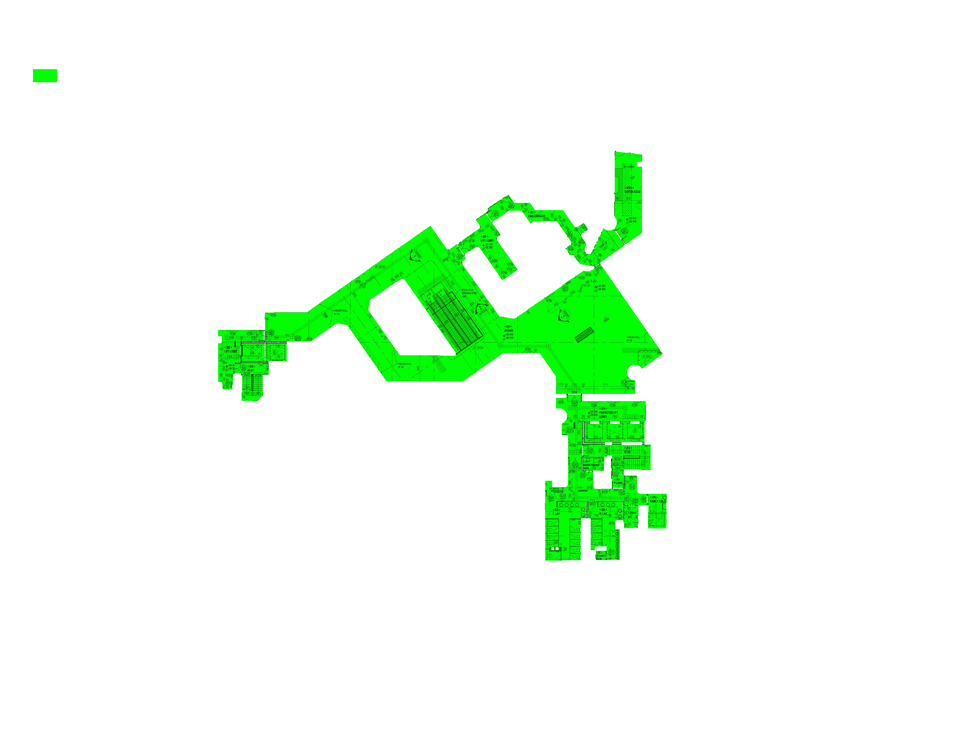
#> input picture output/green_only_Step1.png, 956 x 738 px, shrunk from 3300 x 2550 before the run
$ python process.py ../output/green_only_Step1.png out.png
#> lines starting #> are read from the running program, lines starting #| are printed output that depends on the picture; after the words box and inside, x2 and y2 are one past the last pixel; in counts of white or black regions, pixels touching at a corner belong together
#> further down, img is the input picture: shape (738, 956, 3); mean B, G, R 237.3, 253.4, 237.3
### src/keep_Green.py
# [88 lines of commented-out code are left out]
import cv2
import numpy as np

def keepGreen(img):

    hsv = cv2.cvtColor(img, cv2.COLOR_BGR2HSV)
#> hsv: shape (738, 956, 3); mean H, S, V 4.9, 17.6, 253.4

    # Ignore white, gray, black
    valid_mask = (
        (hsv[:, :, 1] > 50) &
        (hsv[:, :, 2] > 50)
    )
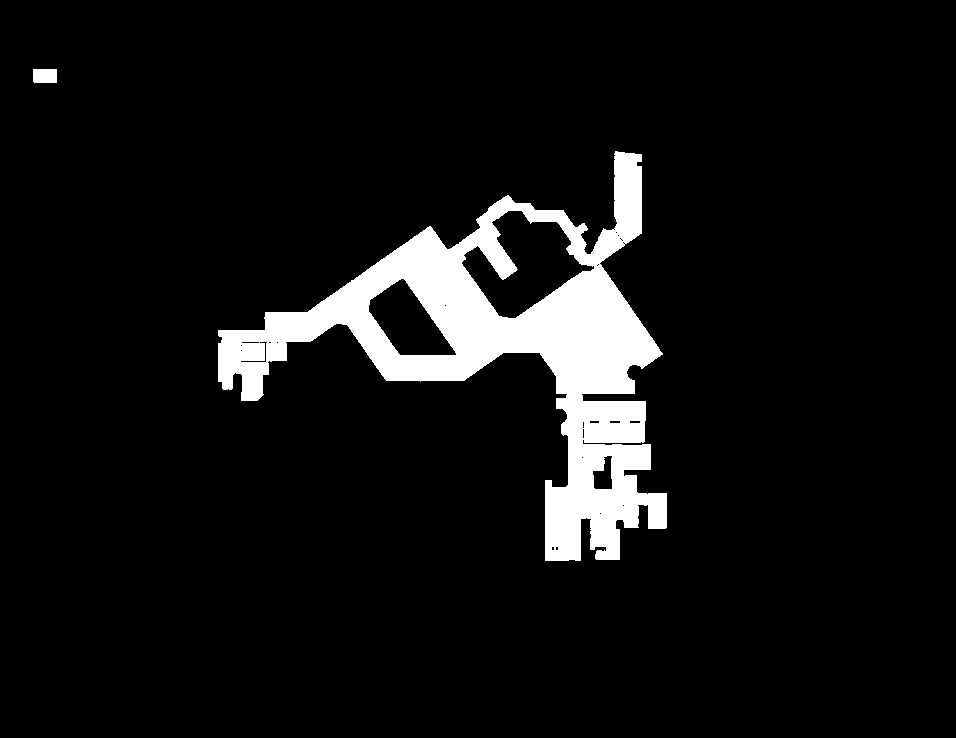
#> valid_mask: shape (738, 956) bool; 7.2% white; 2 white regions, box (x1, y1, x2, y2) and area: (218, 151, 667, 561) 50778, (33, 69, 57, 83) 335

    hues = hsv[:, :, 0][valid_mask]

    if len(hues) == 0:
        return np.full_like(img, 255)

    # Find color with largest coverage
    hist = np.bincount(hues.astype(np.uint8))
#> hist = 156 values, max 46195 at index 60, min 0 at index 0, mean 327.6

    dominant_hue = np.argmax(hist)
#> dominant_hue = 60

    print(f"Dominant Hue = {dominant_hue}")
#| Dominant Hue = 60

    # Create mask for only that color
    hue_tolerance = 1

    lower_hue = max(0, dominant_hue - hue_tolerance)
#> lower_hue = 59
    upper_hue = min(179, dominant_hue + hue_tolerance)
#> upper_hue = 61

    dominant_mask = cv2.inRange(
        hsv,
        np.array([lower_hue, 50, 50]),
        np.array([upper_hue, 255, 255])
    )
#> dominant_mask: shape (738, 956); 7.2% white; 2 white regions, box (x1, y1, x2, y2) and area: (218, 151, 667, 561) 50522, (33, 69, 57, 83) 335

    # Clean up noise
    kernel = np.ones((5, 5), np.uint8)

    dominant_mask = cv2.morphologyEx(
        dominant_mask,
        cv2.MORPH_CLOSE,
        kernel,
        iterations=2
    )
#> dominant_mask: shape (738, 956); 7.4% white; 2 white regions, box (x1, y1, x2, y2) and area: (218, 151, 667, 561) 52214, (33, 69, 57, 83) 335

    # Find connected regions of that color
    num_labels, labels, stats, _ = cv2.connectedComponentsWithStats(
        dominant_mask,
        connectivity=8
    )
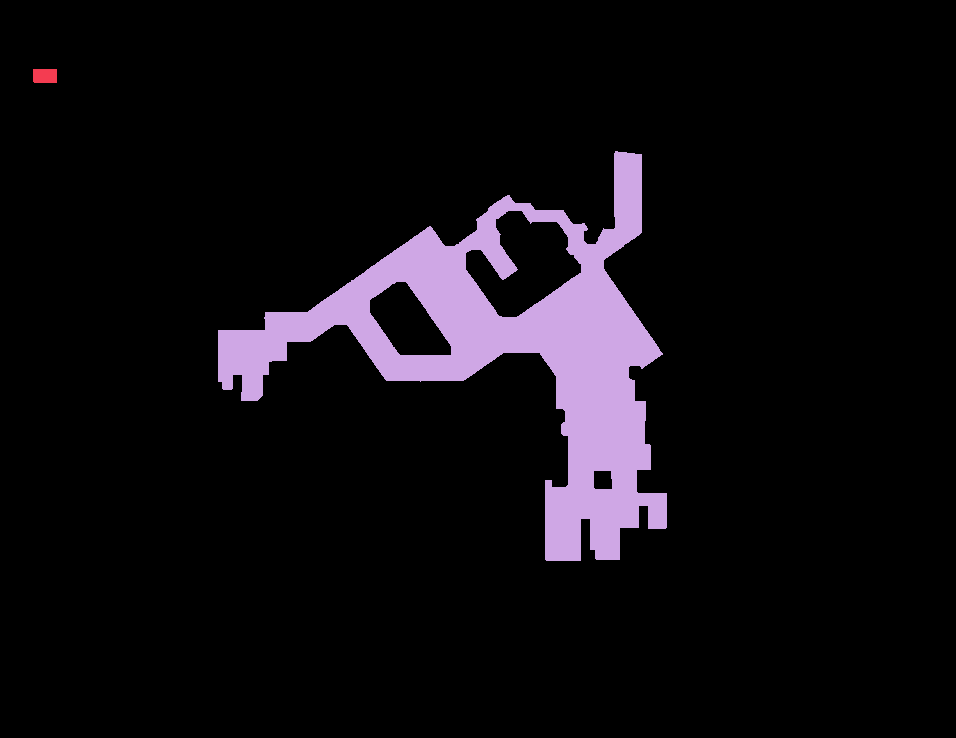
#> labels: shape (738, 956) int32; 3 distinct labels, from 0 to 2; one colour per label, 0 black
#> num_labels = 3; stats = [[0, 0, 956, 738, 652979], [33, 69, 24, 14, 335], [218, 151, 449, 410, 52214]]

    if num_labels <= 1:
        return np.full_like(img, 255)

    # Keep ONLY the largest connected region
    largest_label = 1 + np.argmax(
        stats[1:, cv2.CC_STAT_AREA]
    )
#> largest_label = 2

    largest_mask = np.zeros_like(dominant_mask)

    largest_mask[labels == largest_label] = 255

    print(
        "Largest Area =",
        stats[largest_label, cv2.CC_STAT_AREA]
    )
#| Largest Area = 52214

    # Create output image
    result = np.full_like(img, 255)

    result[largest_mask > 0] = img[largest_mask > 0]

    return result
    # return result, dominant_hue

### src/solid_Green.py
# # green_fill.py

# import cv2
# import numpy as np

# def solidGreen(img):

#     hsv = cv2.cvtColor(
#         img,
#         cv2.COLOR_BGR2HSV
#     )

#     lower_green = np.array([35, 80, 80])
#     upper_green = np.array([85, 255, 255])

#     green_mask = cv2.inRange(
#         hsv,
#         lower_green,
#         upper_green
#     )

#     kernel = np.ones((15,15), np.uint8)

#     filled_mask = cv2.morphologyEx(
#         green_mask,
#         cv2.MORPH_CLOSE,
#         kernel
#     )

#     result = np.full(
#         img.shape,
#         255,
#         dtype=np.uint8
#     )

#     result[filled_mask > 0] = [0,255,0]

#     return result, filled_mask


# import cv2
# import numpy as np

# def solidGreen(img):

#     gray = cv2.cvtColor(img, cv2.COLOR_BGR2GRAY)

#     _, binary = cv2.threshold(
#         gray,
#         250,
#         255,
#         cv2.THRESH_BINARY
#     )

#     return cv2.cvtColor(binary, cv2.COLOR_GRAY2BGR), cv2.cvtColor(binary, cv2.COLOR_GRAY2BGR)
import cv2
import numpy as np

def solidGreen(img):
    gray = cv2.cvtColor(img, cv2.COLOR_BGR2GRAY)

    _, binary = cv2.threshold(
        gray,
        250,
        255,
        cv2.THRESH_BINARY
    )
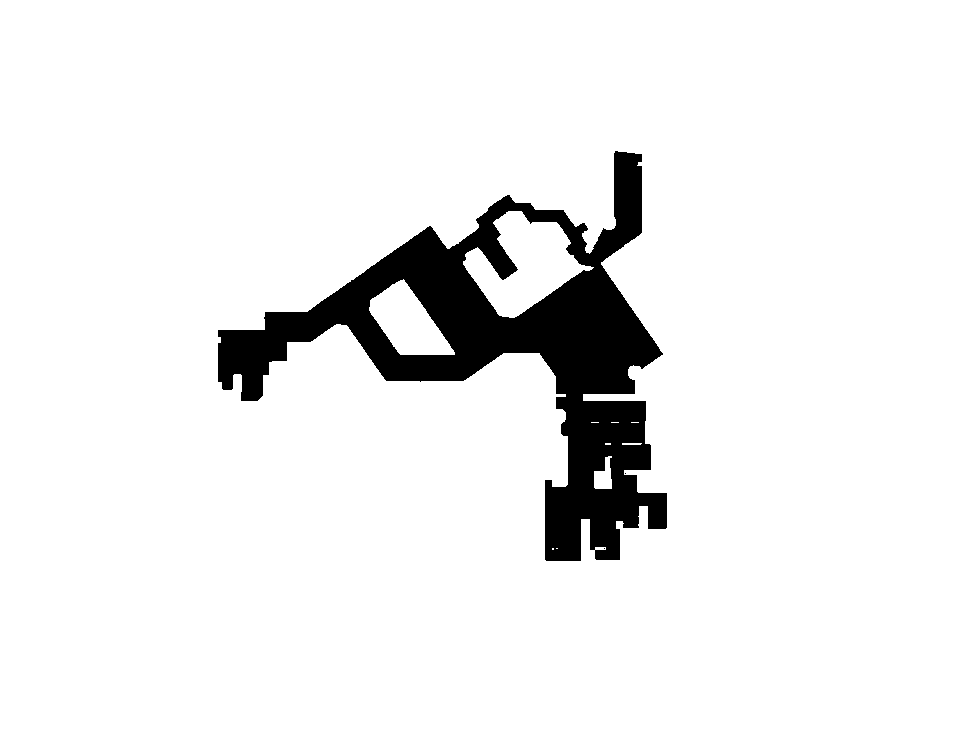
#> binary: shape (738, 956); 92.8% white; 3 black regions (2 under 20 px), largest, box (x1, y1, x2, y2) and area: (218, 151, 667, 561) 51127

    # Flip black and white
    binary = cv2.bitwise_not(binary)

    return (
        cv2.cvtColor(binary, cv2.COLOR_GRAY2BGR),
        cv2.cvtColor(binary, cv2.COLOR_GRAY2BGR)
    )

### src/remove_Green.py
# # remove_green.py

# import cv2
# import numpy as np

# def removeGreen(img):

#     hsv = cv2.cvtColor(
#         img,
#         cv2.COLOR_BGR2HSV
#     )

#     lower_green = np.array([35, 40, 40])
#     upper_green = np.array([90, 255, 255])

#     green_mask = cv2.inRange(
#         hsv,
#         lower_green,
#         upper_green
#     )

#     kernel = np.ones((5, 5), np.uint8)

#     green_mask = cv2.morphologyEx(
#         green_mask,
#         cv2.MORPH_CLOSE,
#         kernel,
#         iterations=2
#     )

#     gray = cv2.cvtColor(
#         img,
#         cv2.COLOR_BGR2GRAY
#     )

#     result_gray = np.clip(
#         gray * 1.25,
#         0,
#         255
#     ).astype(np.uint8)

#     result = cv2.cvtColor(
#         result_gray,
#         cv2.COLOR_GRAY2BGR
#     )

#     result[green_mask > 0] = (
#         255,
#         255,
#         255
#     )

#     dark_mask = gray < 130

#     for c in range(3):
#         result[:, :, c][dark_mask] = gray[dark_mask]

#     return result

import cv2
import numpy as np

def removeGreen(img):

    gray = cv2.cvtColor(
        img,
        cv2.COLOR_BGR2GRAY
    )

    # Text tends to be dark
    text_mask = gray < 130
#> text_mask: shape (738, 956) bool; 1.4% white in thin lines or dots, all inside (x1, y1, x2, y2) = (219, 151, 666, 560)

    result = np.full_like(
        img,
        255
    )

    result[text_mask] = (
        0,
        0,
        0
    )

    return result

### src/remove_Text.py
# import cv2
# import numpy as np

# def removeText(img):

#     # Convert to grayscale only for analysis
#     gray = cv2.cvtColor(
#         img,
#         cv2.COLOR_BGR2GRAY
#     )

#     # Binary image for connected components
#     _, bw = cv2.threshold(
#         gray,
#         180,
#         255,
#         cv2.THRESH_BINARY_INV
#     )

#     # Connected components
#     num_labels, labels, stats, centroids = \
#         cv2.connectedComponentsWithStats(
#             bw,
#             connectivity=8
#         )

#     keep_mask = np.zeros_like(bw)

#     # for i in range(1, num_labels):

#     #     area = stats[
#     #         i,
#     #         cv2.CC_STAT_AREA
#     #     ]

#     #     # Keep larger objects
#     #     if area > 5000:
#     #         keep_mask[
#     #             labels == i
#     #         ] = 255

#     # for i in range(1, num_labels):

#     #     area = stats[i, cv2.CC_STAT_AREA]
#     #     w = stats[i, cv2.CC_STAT_WIDTH]
#     #     h = stats[i, cv2.CC_STAT_HEIGHT]

#     #     # Remove things that look like text
#     #     if area < 1500 and h < 50:
#     #         continue

#     #     keep_mask[labels == i] = 255

#     for i in range(1, num_labels):

#         area = stats[i, cv2.CC_STAT_AREA]
#         w = stats[i, cv2.CC_STAT_WIDTH]
#         h = stats[i, cv2.CC_STAT_HEIGHT]

#         aspect = max(w, h) / max(1, min(w, h))

#         # Likely text
#         if area < 1500 and h < 50 and aspect < 10:
#             continue

#         keep_mask[labels == i] = 255

#     # Cleanup
#     kernel = np.ones(
#         (2, 2),
#         np.uint8
#     )

#     keep_mask = cv2.morphologyEx(
#         keep_mask,
#         cv2.MORPH_CLOSE,
#         kernel,
#         iterations=1
#     )

#     # White canvas, same format as input
#     result = np.full_like(
#         img,
#         255
#     )

#     # Copy original pixels back
#     result[keep_mask > 0] = img[keep_mask > 0]

#     return result

import cv2
import numpy as np

def blank_page(img):
    return np.full_like(img, 255)


def removeText(
    img,
    max_component_ratio=0.5,
    max_changed_ratio=0.7,
    min_removed_ratio=0.95
):
    """
    Remove likely text while preventing catastrophic failures.

    Returns:
        result_img
    """
#> called with max_component_ratio = 0.5, max_changed_ratio = 0.7, min_removed_ratio = 0.95

    h_img, w_img = img.shape[:2]
    total_pixels = h_img * w_img

    # Convert to grayscale
    gray = cv2.cvtColor(
        img,
        cv2.COLOR_BGR2GRAY
    )

    # Binary image
    _, bw = cv2.threshold(
        gray,
        180,
        255,
        cv2.THRESH_BINARY_INV
    )

    # Connected components
    num_labels, labels, stats, centroids = \
        cv2.connectedComponentsWithStats(
            bw,
            connectivity=8
        )
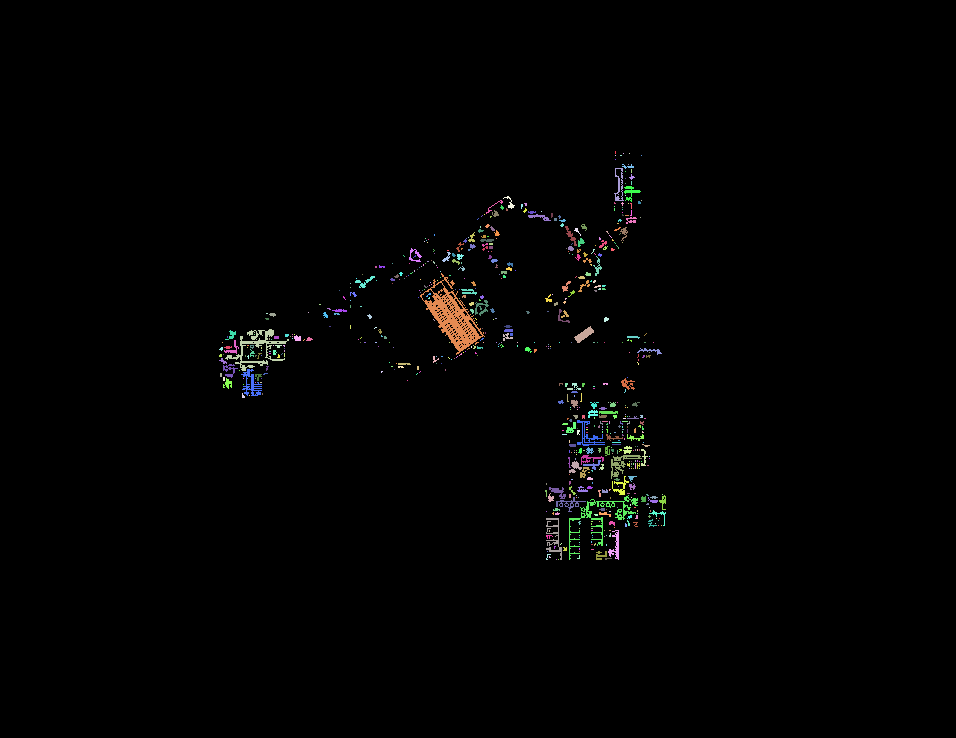
#> labels: shape (738, 956) int32; 659 distinct labels, from 0 to 658; one colour per label, 0 black
#> num_labels = 659; stats = 659 rows, first 6: [0, 0, 956, 738, 695395], [615, 151, 1, 3, 3], [623, 153, 1, 1, 1], [629, 153, 1, 1, 1], [615, 155, 1, 1, 1], [620, 155, 2, 1, 2]; centroids = 659 pairs, first value 220.1 to 662.7, second value 152 to 559

    # --------------------------------------------------
    # SAFETY CHECK #1
    # Giant component means threshold probably failed
    # --------------------------------------------------
    if num_labels > 1:
        largest_area = np.max(
            stats[1:, cv2.CC_STAT_AREA]
        )
#> largest_area = 1690

        if largest_area > total_pixels * max_component_ratio:
            print(
                f"[removeText] FAIL: giant component "
                f"({largest_area:,} pixels)"
            )
            return blank_page(img), 1

    keep_mask = np.zeros_like(bw)

    # --------------------------------------------------
    # Component filtering
    # --------------------------------------------------
    for i in range(1, num_labels):

        area = stats[
            i,
            cv2.CC_STAT_AREA
        ]

        w = stats[
            i,
            cv2.CC_STAT_WIDTH
        ]

        h = stats[
            i,
            cv2.CC_STAT_HEIGHT
        ]

        aspect = max(
            w,
            h
        ) / max(
            1,
            min(w, h)
        )

        # ----------------------------------------------
        # SAFETY CHECK #2
        # Huge bounding boxes are probably not text
        # ----------------------------------------------
        if (
            w > w_img * 0.40 or
            h > h_img * 0.20
        ):
            keep_mask[
                labels == i
            ] = 255
            continue

        # Likely text
        if (
            area < 1 and
            h < 50 and
            aspect < 10
        ):
            continue

        keep_mask[
            labels == i
        ] = 255
#> this loop made 658 passes
#> (area, w, h, aspect) on passes 8, 10, 17: (26, 12, 5, 2.4), (126, 10, 33, 3.3), (99, 17, 16, 1.06)

    # Morphological cleanup
    kernel = np.ones(
        (2, 2),
        np.uint8
    )

    keep_mask = cv2.morphologyEx(
        keep_mask,
        cv2.MORPH_CLOSE,
        kernel,
        iterations=1
    )
#> keep_mask: shape (738, 956); 1.7% white; 302 white regions (237 under 20 px), largest, box (x1, y1, x2, y2) and area: (421, 274, 487, 357) 2036, (220, 330, 290, 399) 1458, (550, 487, 639, 561) 1182

    # White background
    result = np.full_like(
        img,
        255
    )

    result[
        keep_mask > 0
    ] = img[
        keep_mask > 0
    ]
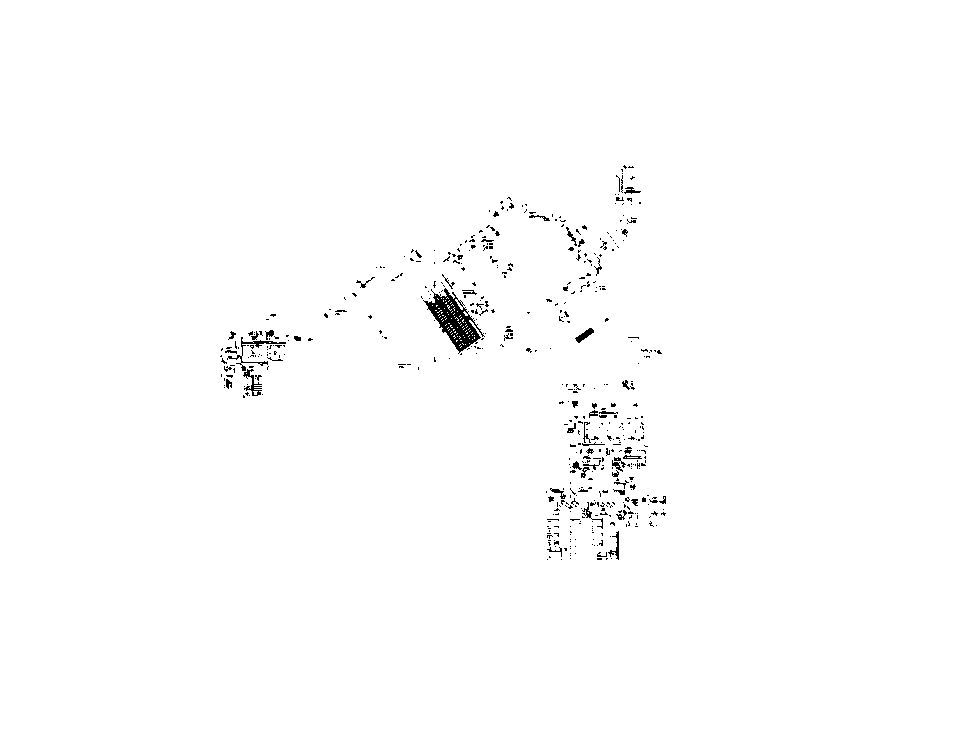
#> result: shape (738, 956, 3); 99.1% white; black in thin lines or dots, all inside (x1, y1, x2, y2) = (220, 165, 666, 560)

    # --------------------------------------------------
    # SAFETY CHECK #3
    # Too much image removed
    # --------------------------------------------------
    removed_pixels = np.sum(
        keep_mask == 0
    )
#> removed_pixels = 693535

    removed_ratio = (
        removed_pixels /
        total_pixels
    )
#> removed_ratio = 0.983
#> (the rest of the program and of its run is left out)
